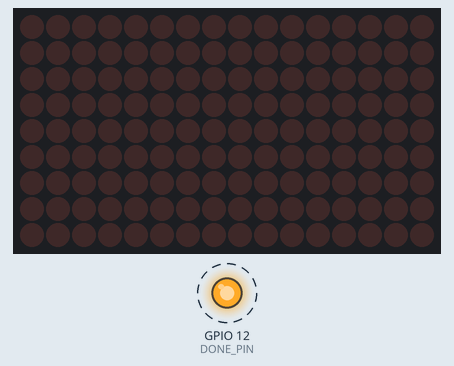
The sketch below on a simulated ESP8266 (NodeMCU). On the bench: 16×9 LED matrix, output pins drawn as LEDs (lit = HIGH). Dashed ring = blinking. WiFi joins after 1.5 s; servers stay silent unless stated; uploads are accepted with an empty reply; what the sketch prints to the serial monitor is not drawn.

Above: at 2.2 s.
Timing chart, 0 to 4.9 s (numbered marks = the images above):
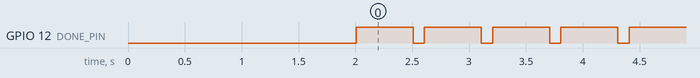

The sketch:

FINAL_ESP12S_IS31LEDs_AdaIO_via_HTTP_API.ino
```cpp
#include <Wire.h>
#include <Adafruit_GFX.h>
#include <Adafruit_IS31FL3731.h>
#include <ESP8266WiFi.h>
#include <ArduinoJson.h>
#include <ESP8266HTTPClient.h>

//adafruit.io credentials
#define AIO_KEY          "5eb2369140e04b4abaa5bfd270718841"
#define HEART_LAST      "https://io.adafruit.com/api/v2/downeyjd/feeds/heart/data/last"
#define HEART_DATA      "https://io.adafruit.com/api/v2/downeyjd/feeds/heart/data"
#define BATT_DATA       "https://io.adafruit.com/api/v2/downeyjd/feeds/batt/data"
#define DONE_PIN        12
const char* fingerprint = "77 00 54 2d da e7 d8 03 27 31 23 99 eb 27 db cb a5 4c 57 18";

ADC_MODE(ADC_VCC); //setup ESP8266 ADC to measure VCC and NOT use A0 pin
char* wifiaps[2][2] = {{"blerg", "VUrocks00!!"}, {"bleepblorp", "1234"}};
WiFiClient client;
HTTPClient http;

//setup charliplexed LED controller board
Adafruit_IS31FL3731 matrix = Adafruit_IS31FL3731();

static const uint8_t PROGMEM
  hearts[] =
  { 0x3E, 0x51, 0xDC, 0x08, 0x20,
    0x08, 0xFB, 0xFE, 0x08, 0x20,
    0x08, 0x73, 0xFE, 0x08, 0x20,
    0x08, 0x21, 0xFC, 0x08, 0x20,
    0x08, 0x00, 0xF9, 0x48, 0x20,
    0x08, 0x00, 0x73, 0xE8, 0x20,
    0x08, 0x00, 0x21, 0xC8, 0x20,
    0x3E, 0x00, 0x00, 0x87, 0xC0 };

void drawhearts() {
  matrix.setRotation(0);
  matrix.clear();
  for (int8_t x=36; x>=-36; x--) {
    matrix.clear();
    matrix.drawBitmap(x,0, hearts, 36, 8, 255/6);
    delay(25);
  }
}

bool wifi_connect() {
  // connect to WiFi/AIO
  while(WiFi.status() != WL_CONNECTED) {
    Serial.println();
    Serial.println("Trying all known APs. ");
    for(int i=0; i < sizeof(wifiaps)/sizeof(*wifiaps); i++) {
      Serial.print(wifiaps[i][0]);
      WiFi.begin(wifiaps[i][0], wifiaps[i][1]);
      uint8_t counter = 0;
      while(WiFi.status() != WL_CONNECTED) {
        Serial.print(".");
        delay(500);
        counter++;
        if(counter > 15) {
          break;
        }
      }
      if(WiFi.status() == WL_CONNECTED) {
        Serial.println(" Success!");
        return true;
      }
      Serial.println(" Failed!");
    }
    break;
  }
  return false;
}

void setup() {

  pinMode(DONE_PIN, OUTPUT);
  // start the serial connection
  Serial.begin(74800);
  //rtc_test.goodwifiap = 0;
  //rtc_test.lastbatt = 0;
  // wait for serial monitor to open
  while(!Serial);
  Serial.println();

  // wait for led matrix to initialize
  if (! matrix.begin()) {
    Serial.println("IS31 board not found!");
    while (1);
  }

  //get connected to WiFi
  if(!wifi_connect()) {
    Serial.println();
    Serial.println("Failed to connect to WiFi. Shutting down.");
    return; //abort setup() and go to shutdown.
  }
  Serial.println();
  Serial.println("WiFi Connected.");
  Serial.print("IP address: ");Serial.println(WiFi.localIP());Serial.println();

  //read Vcc and send to AIO
  uint16_t current = ESP.getVcc(); //read current Vcc on ESP8266
  Serial.println();Serial.println("Reading Vcc on ESP8266.");
  Serial.print("VCC: ");Serial.print(current);Serial.println("mV");
  //batt.publish(current);
  String sendBatt = "{\"value\": \"";
  sendBatt = sendBatt + current;
  sendBatt = sendBatt + "\"}";
  http.begin(BATT_DATA, fingerprint);
  http.addHeader("X-AIO-Key", AIO_KEY);
  http.addHeader("Content-Type", "application/json");
  http.addHeader("NULL", "NULL");
  http.POST(sendBatt);
  http.writeToStream(&Serial);
  http.end();
  http.begin(HEART_LAST, fingerprint);
  http.addHeader("X-AIO-Key", AIO_KEY);
  int httpCode = http.GET();
  if(httpCode == HTTP_CODE_OK) {
    String payload = http.getString();
    http.end();
    Serial.println(payload);
    const size_t bufferSize = JSON_OBJECT_SIZE(10) + 210;
    DynamicJsonBuffer jsonBuffer(bufferSize);
    JsonObject& root = jsonBuffer.parseObject(payload);
    uint8_t heartflag = atoi(root["value"]);
    Serial.print("Last Heart value: ");Serial.println(heartflag);
    if(heartflag == 1) {
      Serial.println();
      Serial.println("Pinged! Draw Hearts!");
      drawhearts();
      //heartClear.publish(0);
      String clearHeart = "{\"value\": \"0\"}";
      http.begin(HEART_DATA, fingerprint);
      http.addHeader("X-AIO-Key", AIO_KEY);
      http.addHeader("Content-Type", "application/json");
      http.addHeader("NULL", "NULL");
      http.POST(clearHeart);
      http.writeToStream(&Serial);
      http.end();
    }
  }
  Serial.println("Going to deep sleep for 5min.");
}

void loop() {
  digitalWrite(DONE_PIN, LOW);
  delay(100);
  digitalWrite(DONE_PIN, HIGH);
  delay(500);
}
```

Measured:
- by itself, GPIO 12 (DONE_PIN): alternates HIGH for 0.50 s and LOW for 0.10 s
